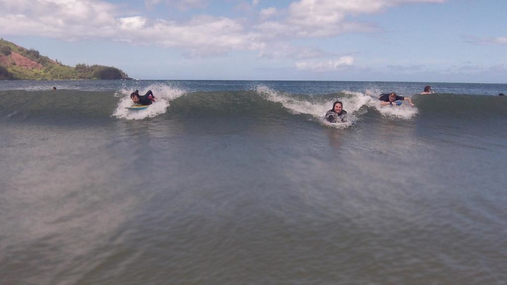
#> input picture HJoceanSmall.png, 507 x 285 px
$ python seamcarver.py HJoceanSmall.png 5   (Python 2 division)
#> lines starting #> are read from the running program, lines starting #| are printed output that depends on the picture; after the words box and inside, x2 and y2 are one past the last pixel; in counts of white or black regions, pixels touching at a corner belong together
from pylab import *
from sys import argv
from skimage import img_as_float
from skimage import filter
from numpy import delete

'''
    Reduce the width of an image without losing quality using
    the seamcarving algorithm.
    @author Bailey Ammons
'''
def dual_gradient_energy(img):
    '''
        Calculate the vertical energy of each pixel
        @return: the energy representation of the img
        x_gradient = r_x**2 + g_x**2 + b_x**2
        y_gradient = r_y**2 + g_y**2 + b_y**2
        energy = x_gradient + y_gradient
    '''
    h, w = img.shape[:2]
    energy = [[0 for i in range(0, w)] for j in range(0, h)]
    R = img[:, :, 0]
    G = img[:, :, 1]
    B = img[:, :, 2]

    r_y = filter.hsobel(R)
    g_y = filter.hsobel(G)
    b_y = filter.hsobel(B)

    r_x = filter.vsobel(R)
    g_x = filter.vsobel(G)
    b_x = filter.vsobel(B)

    for i in range(0, h):
        for j in range(0, w):
            y_en = (r_y[i][j] ** 2) + (g_y[i][j] ** 2) + (b_y[i][j] ** 2)
            x_en = (r_x[i][j] ** 2) + (g_x[i][j] ** 2) + (b_x[i][j] ** 2)
            energy[i][j] = y_en + x_en
    return energy


def find_seam(img):
    '''
    Finds the minimum intensity seam to remove
    @variable: tracker the map of optimal paths for seams
    @variable: weighted_energy the weight of each path
    @return: the seam to remove
    '''
    row = len(img)
    col = len(img[0])
    tracker = [[0.0 for i in range(0, col)] for j in range(0, row)]
    weighted_energy = [[0.0 for i in range(0, col)] for j in range(0, row)]
    seam = []
    mini = +inf
    index = 0.0

    for i in range(1, row):
        for j in range(1, col - 1):
            left = float('inf')
            center = float('inf')
            right = float('inf')

            center = img[i - 1][j]
            if j == 1:
                right = img[i - 1][j + 1]
            elif j == (col - 2):
                left = img[i - 1][j - 1]
            else:
                right = img[i - 1][j + 1]
                left = img[i - 1][j - 1]

            if i == 1:
                weighted_energy[i][j] = img[i][j]
                tracker[i][j] = j
            else:
                if left <= right and left <= center:
                    weighted_energy[i][j] = img[i][j] + \
                        weighted_energy[i - 1][j - 1]
                    tracker[i][j] = j - 1
                elif center <= left and center <= right:
                    weighted_energy[i][j] = img[i][j] + \
                        weighted_energy[i - 1][j]
                    tracker[i][j] = j
                elif right <= center and right <= left:
                    weighted_energy[i][j] = img[i][j] + \
                        weighted_energy[i - 1][j + 1]
                    tracker[i][j] = j + 1

    for i in range(1, col - 1):
        val = weighted_energy[row - 1][i]
        if val < mini:
            mini = val
            index = i
    seam.insert(0, index)
    index = tracker[row - 1][index]

    for i in range(row - 2, -1, -1):
        seam.insert(0, index)
        index = tracker[i][index]

    return seam


def plot_seam(img, seam):
    '''
    Plot the seam to be removed on the picture
    '''
    red = [255.0, 0.0, 0.0]
    row = len(img)
    for i in range(0, row):
        img[i][seam[i]] = red

    return img


def remove_seam(img, seam):
    '''
    Remove the seam from the picture
    '''
    for i in range(0, len(seam)):
        col = seam[i]
        img[i, 1:col+1, :] = img[i, 0:col, :]

    return delete(img, 0, 1)


def main():
    print argv[1]
    passes = int(argv[2])
    img_seam = img_as_float(imread(argv[1]))
#> img_seam is the input picture: shape (285, 507, 3) float32; mean R, G, B 0.5, 0.502, 0.545
    img_no_change = img_as_float(imread(argv[1]))
    img_seam_carved = img_as_float(imread(argv[1]))

    for i in range(0, passes):
        print 'pass number: ' + str(i)
        energy = dual_gradient_energy(img_seam_carved)
        seam = find_seam(energy)

        img_seam = plot_seam(img_seam, seam)
        img_seam_carved = remove_seam(img_seam_carved, seam)
#> this loop made 5 passes
#> col in find_seam on passes 1 to 5: 507, 506, 505, 504, 503
#> pass 1, in dual_gradient_energy, `R = img[:, :, 0]`:
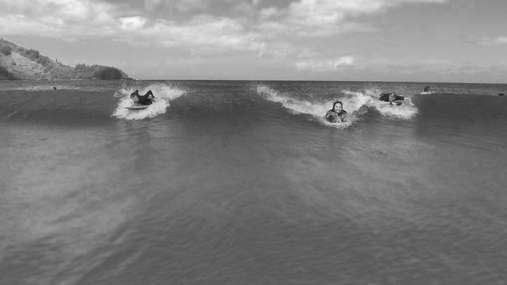
#> R: shape (285, 507) float32; min 0.0941, max 0.992, mean 0.501
#> pass 1, in dual_gradient_energy, `B = img[:, :, 2]`:
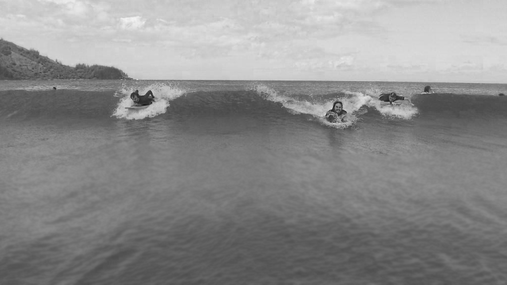
#> B: shape (285, 507) float32; min 0.0902, max 0.957, mean 0.544
#> pass 1, in dual_gradient_energy, `r_y = filter.hsobel(R)`:
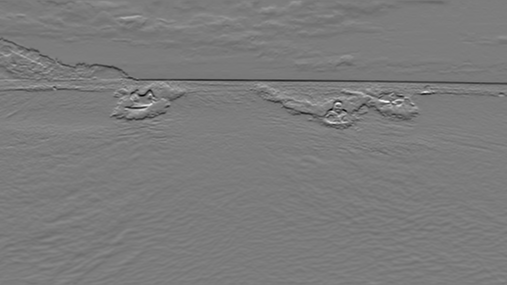
#> r_y: shape (285, 507) float32; min -0.596, max 0.628, mean -0.00229; drawn with min black and max white
#> after the loop:
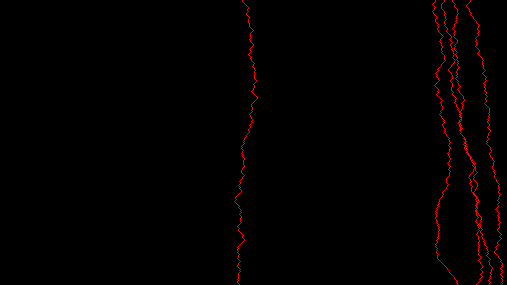
#> img_seam: shape (285, 507, 3) float32; 0.98% of pixels changed, all inside (x1, y1, x2, y2) = (234, 0, 503, 285)

    figure()

    subplot(1, 3, 1)
    imshow(img_no_change)
    title("Original")

    subplot(1, 3, 2)
    imshow(img_seam)
    title("Seam Plot")

    subplot(1, 3, 3)
    imshow(img_seam_carved)
    title("Seam Carved")

    show()
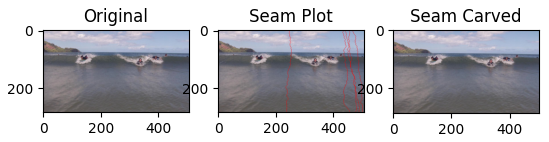
#> figure drawn by matplotlib, 3 panels

if __name__ == '__main__':
    main()
